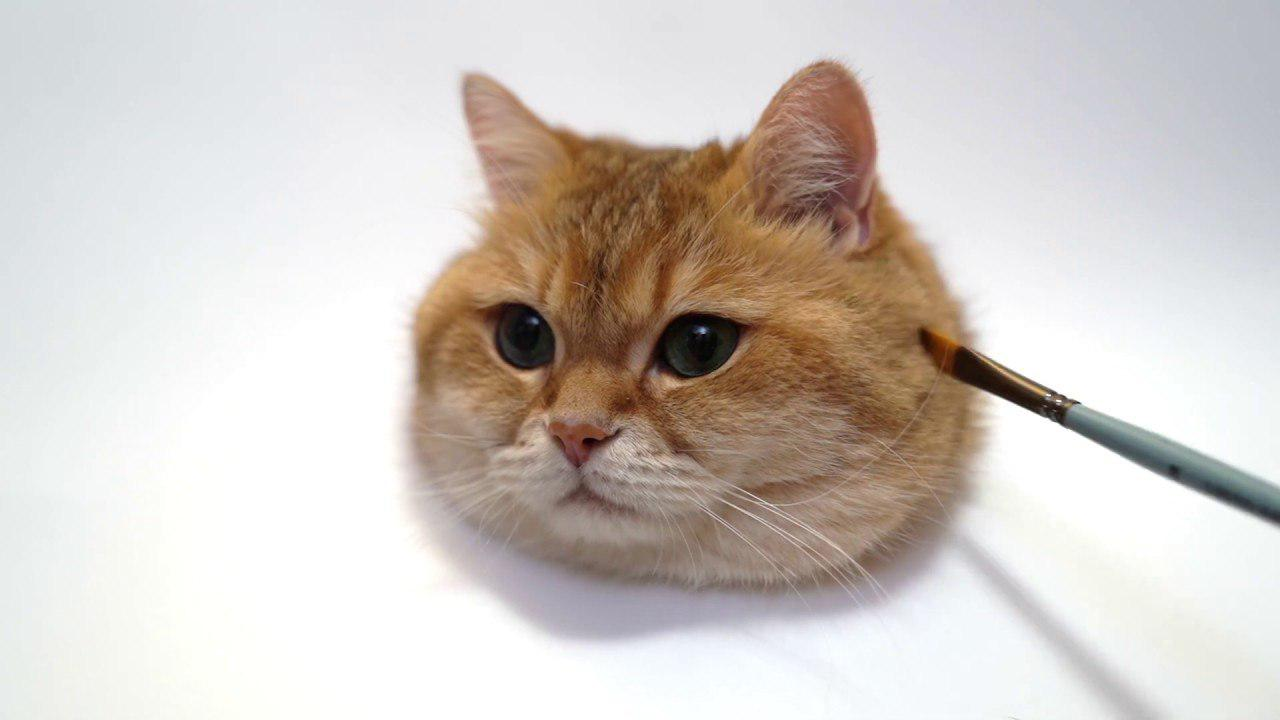
#> input picture 10-CV/02-features/maxresdefault.jpg, 1280 x 720 px
$ jupyter execute my-HOGs.ipynb   (older library calls are emulated)
#> lines starting #> are read from the running program, lines starting #| are printed output that depends on the picture
[cell 1]
import cv2
import numpy as np

[cell 2]
image = cv2.imread('maxresdefault.jpg')
#> image is the input picture: shape (720, 1280, 3); mean B, G, R 197.1, 202.4, 209.8

image = np.float32(image[:, :, ::-1] / 255.); # bgr

[cell 3]
from matplotlib import pyplot as plt

[cell 4]
plt.imshow(image);

[cell 5]
gx = cv2.Sobel(image, cv2.CV_32F, 1, 0, ksize=1)
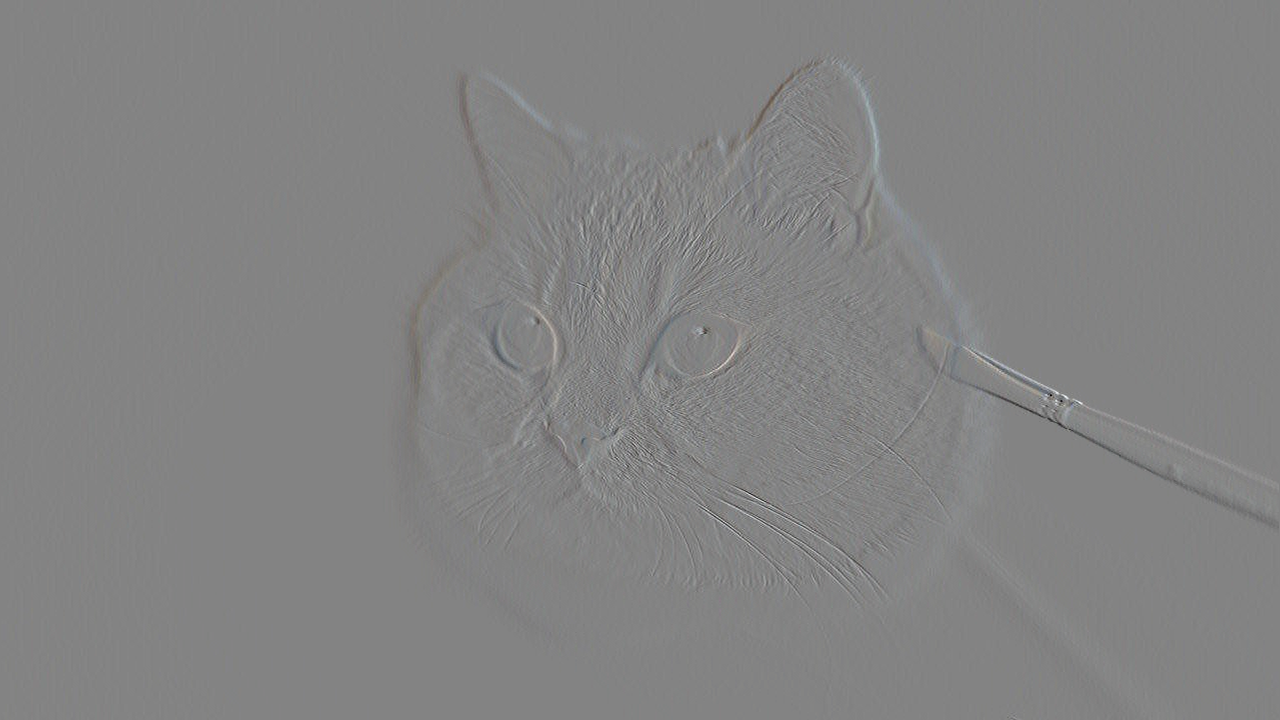
#> gx: shape (720, 1280, 3) float32; mean R, G, B -8.03e-05, -8.27e-05, -6.91e-05; drawn with min black and max white
gy = cv2.Sobel(image, cv2.CV_32F, 0, 1, ksize=1)

[cell 6]
gx.shape, gy.shape
#> Out = ((720, 1280, 3), (720, 1280, 3))

[cell 7]
magnitude = np.sqrt(gx ** 2 + gy ** 2)
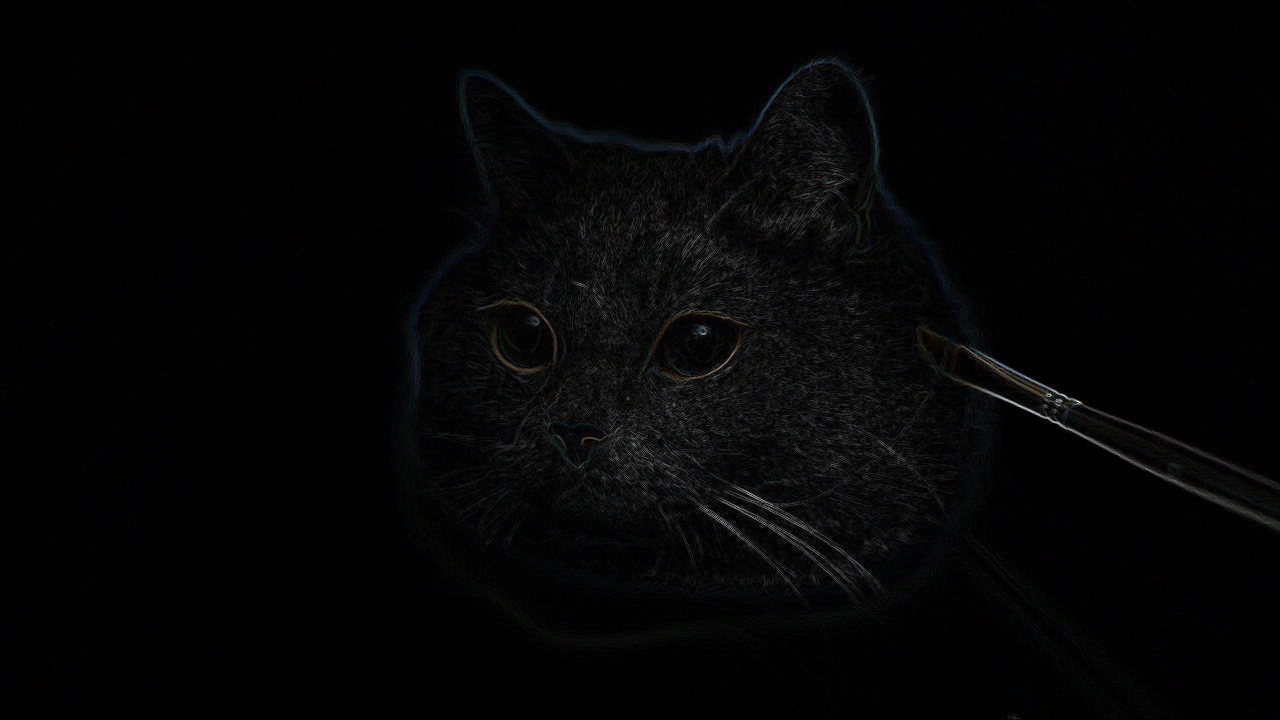
#> magnitude: shape (720, 1280, 3) float32; mean R, G, B 0.018, 0.0183, 0.0193

[cell 8]
plt.figure(figsize=(15, 12))
plt.imshow(magnitude)
plt.colorbar();

[cell 9]
fig, ax = plt.subplots(1, 2, sharey=True, figsize=(15, 12))
ax[0].imshow(np.abs(gx) * 2)
ax[1].imshow(np.abs(gy) * 2);
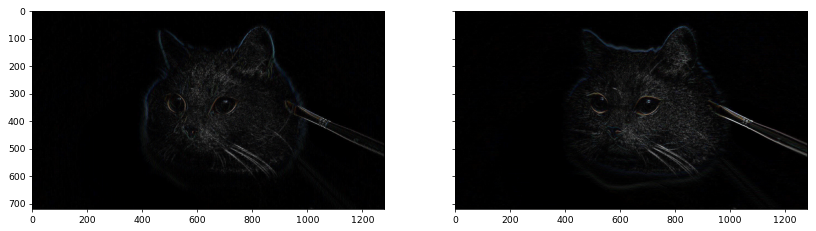
#> figure drawn by matplotlib, 2 panels

[cell 10]
angle = np.arctan2(gy, gx)
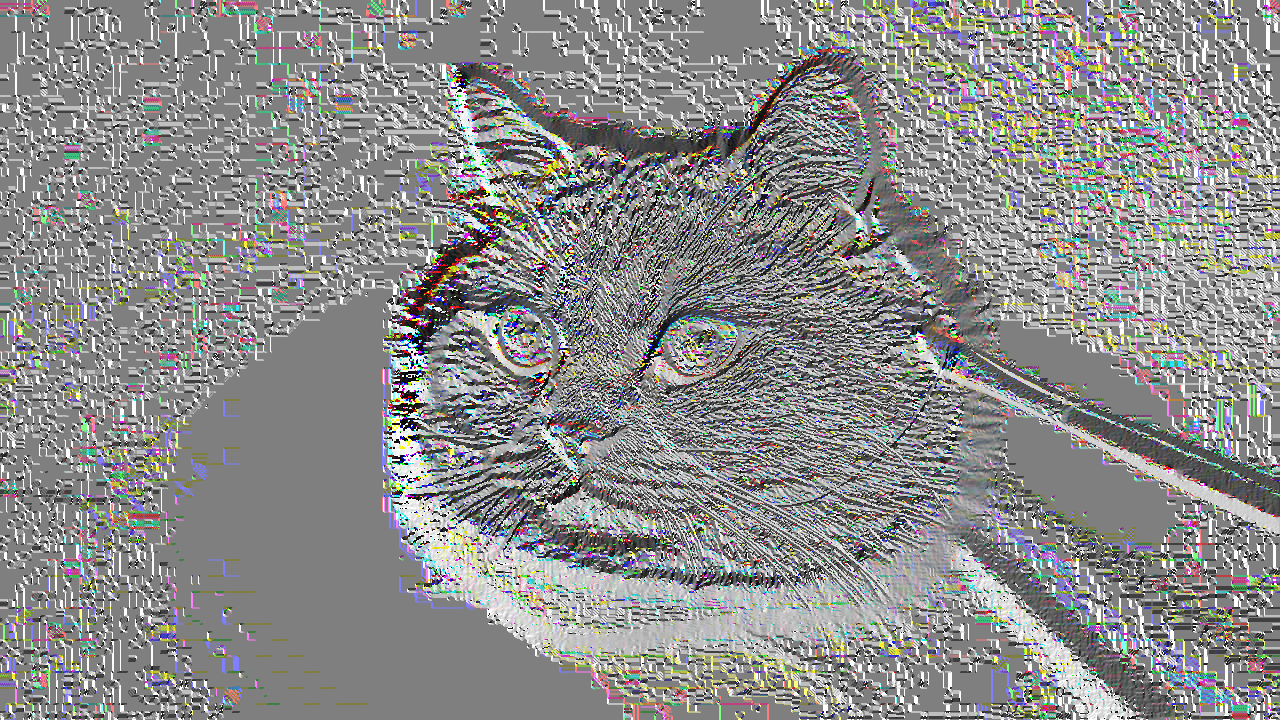
#> angle: shape (720, 1280, 3) float32; mean R, G, B 0.31, 0.315, 0.298; drawn with min black and max white

angle[angle < 0] += np.pi
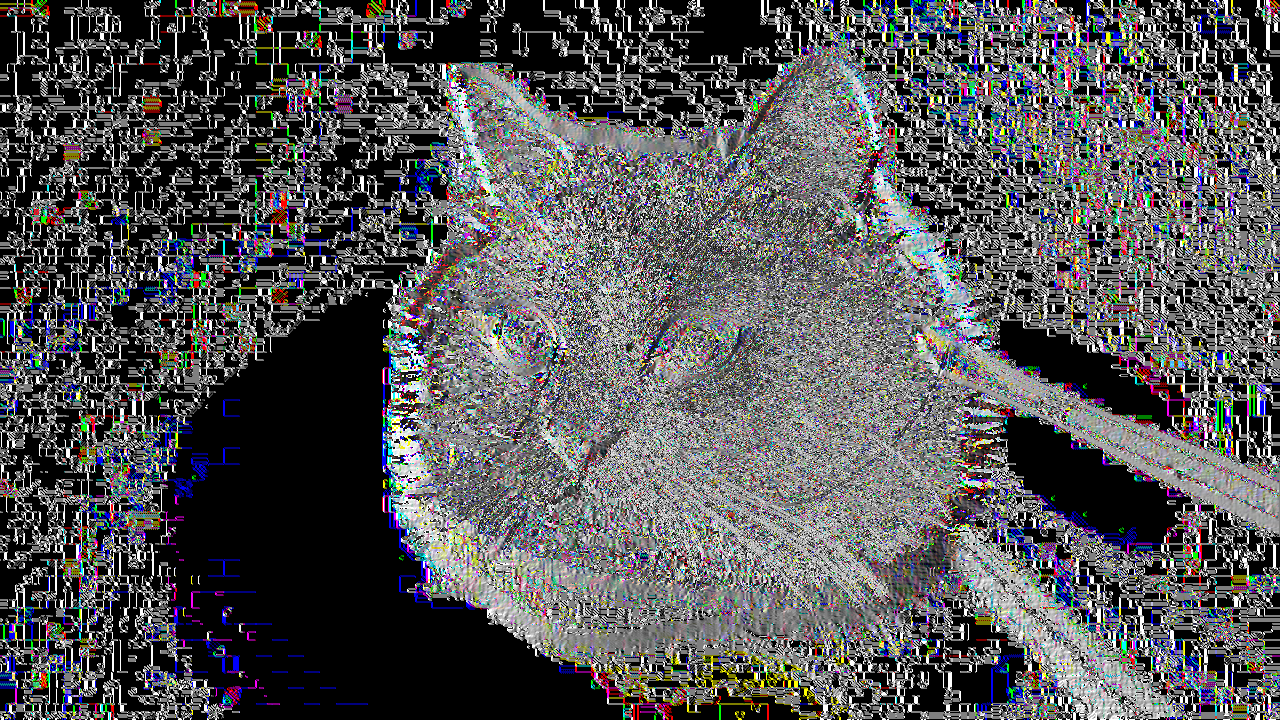
#> angle: shape (720, 1280, 3) float32; mean R, G, B 1.06, 1.06, 1.08; drawn with min black and max white

[cell 11]
plt.hist(angle.reshape(-1), weights=magnitude.reshape(-1), bins=30);
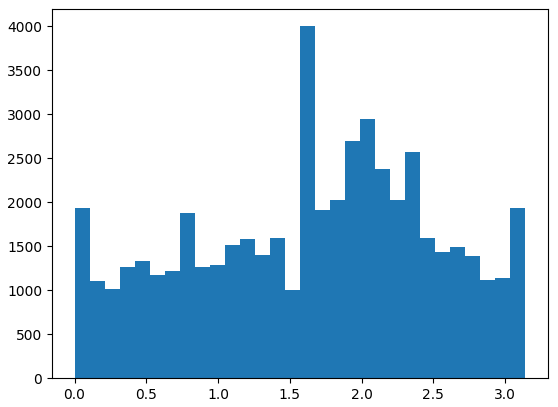
#> figure drawn by matplotlib, 1 panel; tallest bar 3999.8 high, from x = 1.57 to 1.68

## HOG classifier

[cell 12]
from sklearn.datasets import load_digits

[cell 13]
digits = load_digits()

[cell 14]
plt.imshow(digits['images'][300])
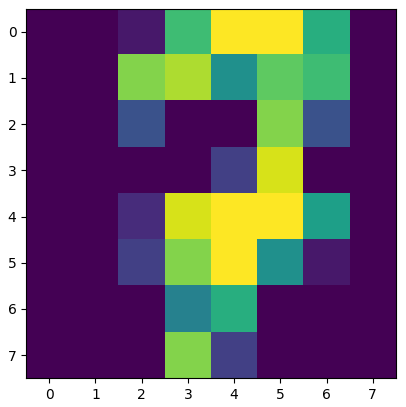
#> figure drawn by matplotlib, 1 panel

[cell 15]
BINS = 30

[cell 16]
def compute_hog(digit, bins=BINS):
    gx = cv2.Sobel(digit, cv2.CV_32F, 1, 0, ksize=1)
    gy = cv2.Sobel(digit, cv2.CV_32F, 0, 1, ksize=1)
    magnitude = np.sqrt(gx ** 2 + gy ** 2)
    angle = np.arctan2(gy, gx)
    angle[angle < 0] += np.pi
    hog, _ = np.histogram(angle, bins=bins, weights=magnitude)
    return hog

[cell 17]
compute_hog(np.float32(digits['images'][300]))

[cell 18]
from sklearn.model_selection import train_test_split

[cell 19]
X_train, X_test, y_train, y_test = train_test_split(digits['images'], digits['target'], test_size=0.2)

[cell 20]
centroids = np.zeros((10, BINS))
images_in_class = [0] * 10

[cell 21]
for image, label in zip(X_train, y_train):
    centroids[label] += compute_hog((image / 16.).astype(np.float32))
    images_in_class[label] += 1

[cell 22]
centroids = centroids / np.array(images_in_class)[:, None]

[cell 23]
predictions = []

[cell 24]
for image in X_test:
    hog = compute_hog((image / 16.).astype(np.float32), BINS)
    distance_to_centroid = np.linalg.norm(centroids - hog, axis=1)
    predictions.append(np.argmin(distance_to_centroid))
